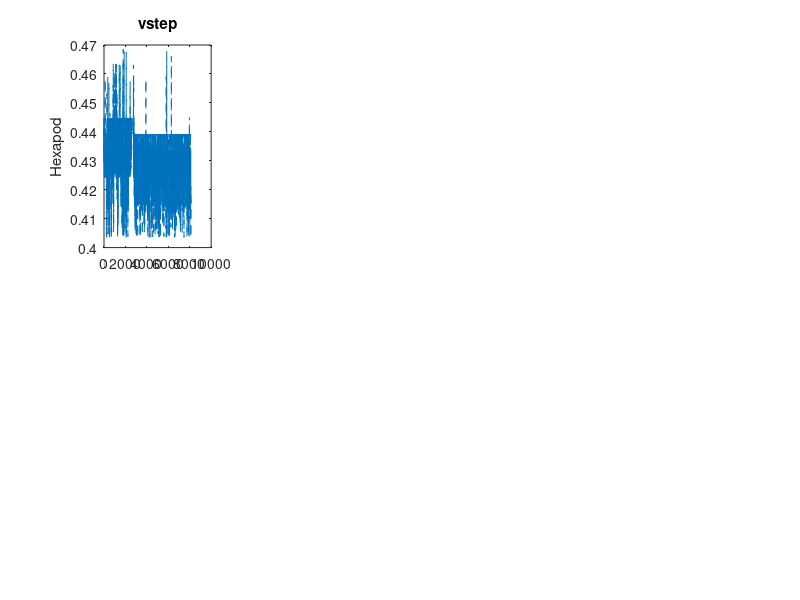

Reproduce this figure in MATLAB. (Note: this script raises an error after producing the figure.)
%****************** Legs on ground ******************************

hexapod_outputs = importdata("Generic_Hexapod.csv");
quadruped_outputs = importdata("Generic_Quadruped.csv");

hex_vstep = [];
hex_hstep = [];
hex_speed = [];
hex_underleg = [];
hex_targets_reached = [];

quad_vstep = [];
quad_hstep = [];
quad_speed = [];
quad_underleg = [];
quad_targets_reached = [];

disp(length(hexapod_outputs))

i = 1;
while 1
    input1 = hexapod_outputs(i);
    input2 = hexapod_outputs(i + 1);
    input3 = hexapod_outputs(i + 2);
    
    hex_vstep(end + 1) = hexapod_outputs(i + 3);
    hex_hstep(end + 1) = hexapod_outputs(i + 4);
    hex_speed(end + 1) = hexapod_outputs(i + 5);
    hex_underleg(end + 1) = hexapod_outputs(i + 6);
    hex_targets_reached(end + 1) = hexapod_outputs(i + 7);

    i = i + 8;

    if i >= length(hexapod_outputs) - 2
        break
    end
end

i = 1;
while 1
    input1 = quadruped_outputs(i);
    input2 = quadruped_outputs(i + 1);
    input3 = quadruped_outputs(i + 2);
    
    quad_vstep(end + 1) = quadruped_outputs(i + 3);
    quad_hstep(end + 1) = quadruped_outputs(i + 4);
    quad_speed(end + 1) = quadruped_outputs(i + 5);
    quad_underleg(end + 1) = quadruped_outputs(i + 6);
    quad_targets_reached(end + 1) = quadruped_outputs(i + 7);

    i = i + 8;

    if i >= length(quadruped_outputs) - 3
        break;
    end
end

disp("got here")

HexTargetsReachedTime = [];
lastValueHex = hex_targets_reached(1);
for t = 1:1:length(hex_targets_reached)
    
    if hex_targets_reached(t) ~= lastValueHex
        HexTargetsReachedTime(end + 1) = t;
        lastValueHex = hex_targets_reached(t);
    end
end

QuadTargetsReachedTime = [];
lastValueQuad = quad_targets_reached(1);
for t = 1:1:length(quad_targets_reached)
    
    if quad_targets_reached(t) ~= lastValueQuad
        QuadTargetsReachedTime(end + 1) = t;
        lastValueQuad = quad_targets_reached(t);
    end
end


figure(1)
hold on;

% HEXAPOD %

subplot(2, 4, 1);
plot(hex_vstep, '--');
title("vstep");
ylabel("Hexapod");

for i = 1:1:length(HexTargetsReachedTime)
    xline(HexTargetsReachedTime(i),'--r');
end


subplot(2, 4, 2);
plot(hex_hstep, '--');
title("hstep");

for i = 1:1:length(HexTargetsReachedTime)
    xline(HexTargetsReachedTime(i),'--r');
end

subplot(2, 4, 3);
plot(hex_speed, '--');
title("speed");

for i = 1:1:length(HexTargetsReachedTime)
    xline(HexTargetsReachedTime(i),'--r');
end

subplot(2, 4, 4);
plot(hex_underleg, '--');
title("underleg");

for i = 1:1:length(HexTargetsReachedTime)
    xline(HexTargetsReachedTime(i),'--r');
end

% Quadruped %

subplot(2, 4, 5);
plot(quad_vstep, '--');
ylabel("Quadruped");

for i = 1:1:length(QuadTargetsReachedTime)
    xline(QuadTargetsReachedTime(i),'--r');
end

subplot(2, 4, 6);
plot(quad_hstep, '--');

for i = 1:1:length(QuadTargetsReachedTime)
    xline(QuadTargetsReachedTime(i),'--r');
end

subplot(2, 4, 7);
plot(quad_speed, '--');

for i = 1:1:length(QuadTargetsReachedTime)
    xline(QuadTargetsReachedTime(i),'--r');
end

subplot(2, 4, 8);
plot(quad_underleg, '--');

for i = 1:1:length(QuadTargetsReachedTime)
    xline(QuadTargetsReachedTime(i),'--r');
end

hold off;

%xlim([0 200]);
%ylim([-0.5, 1.5]);